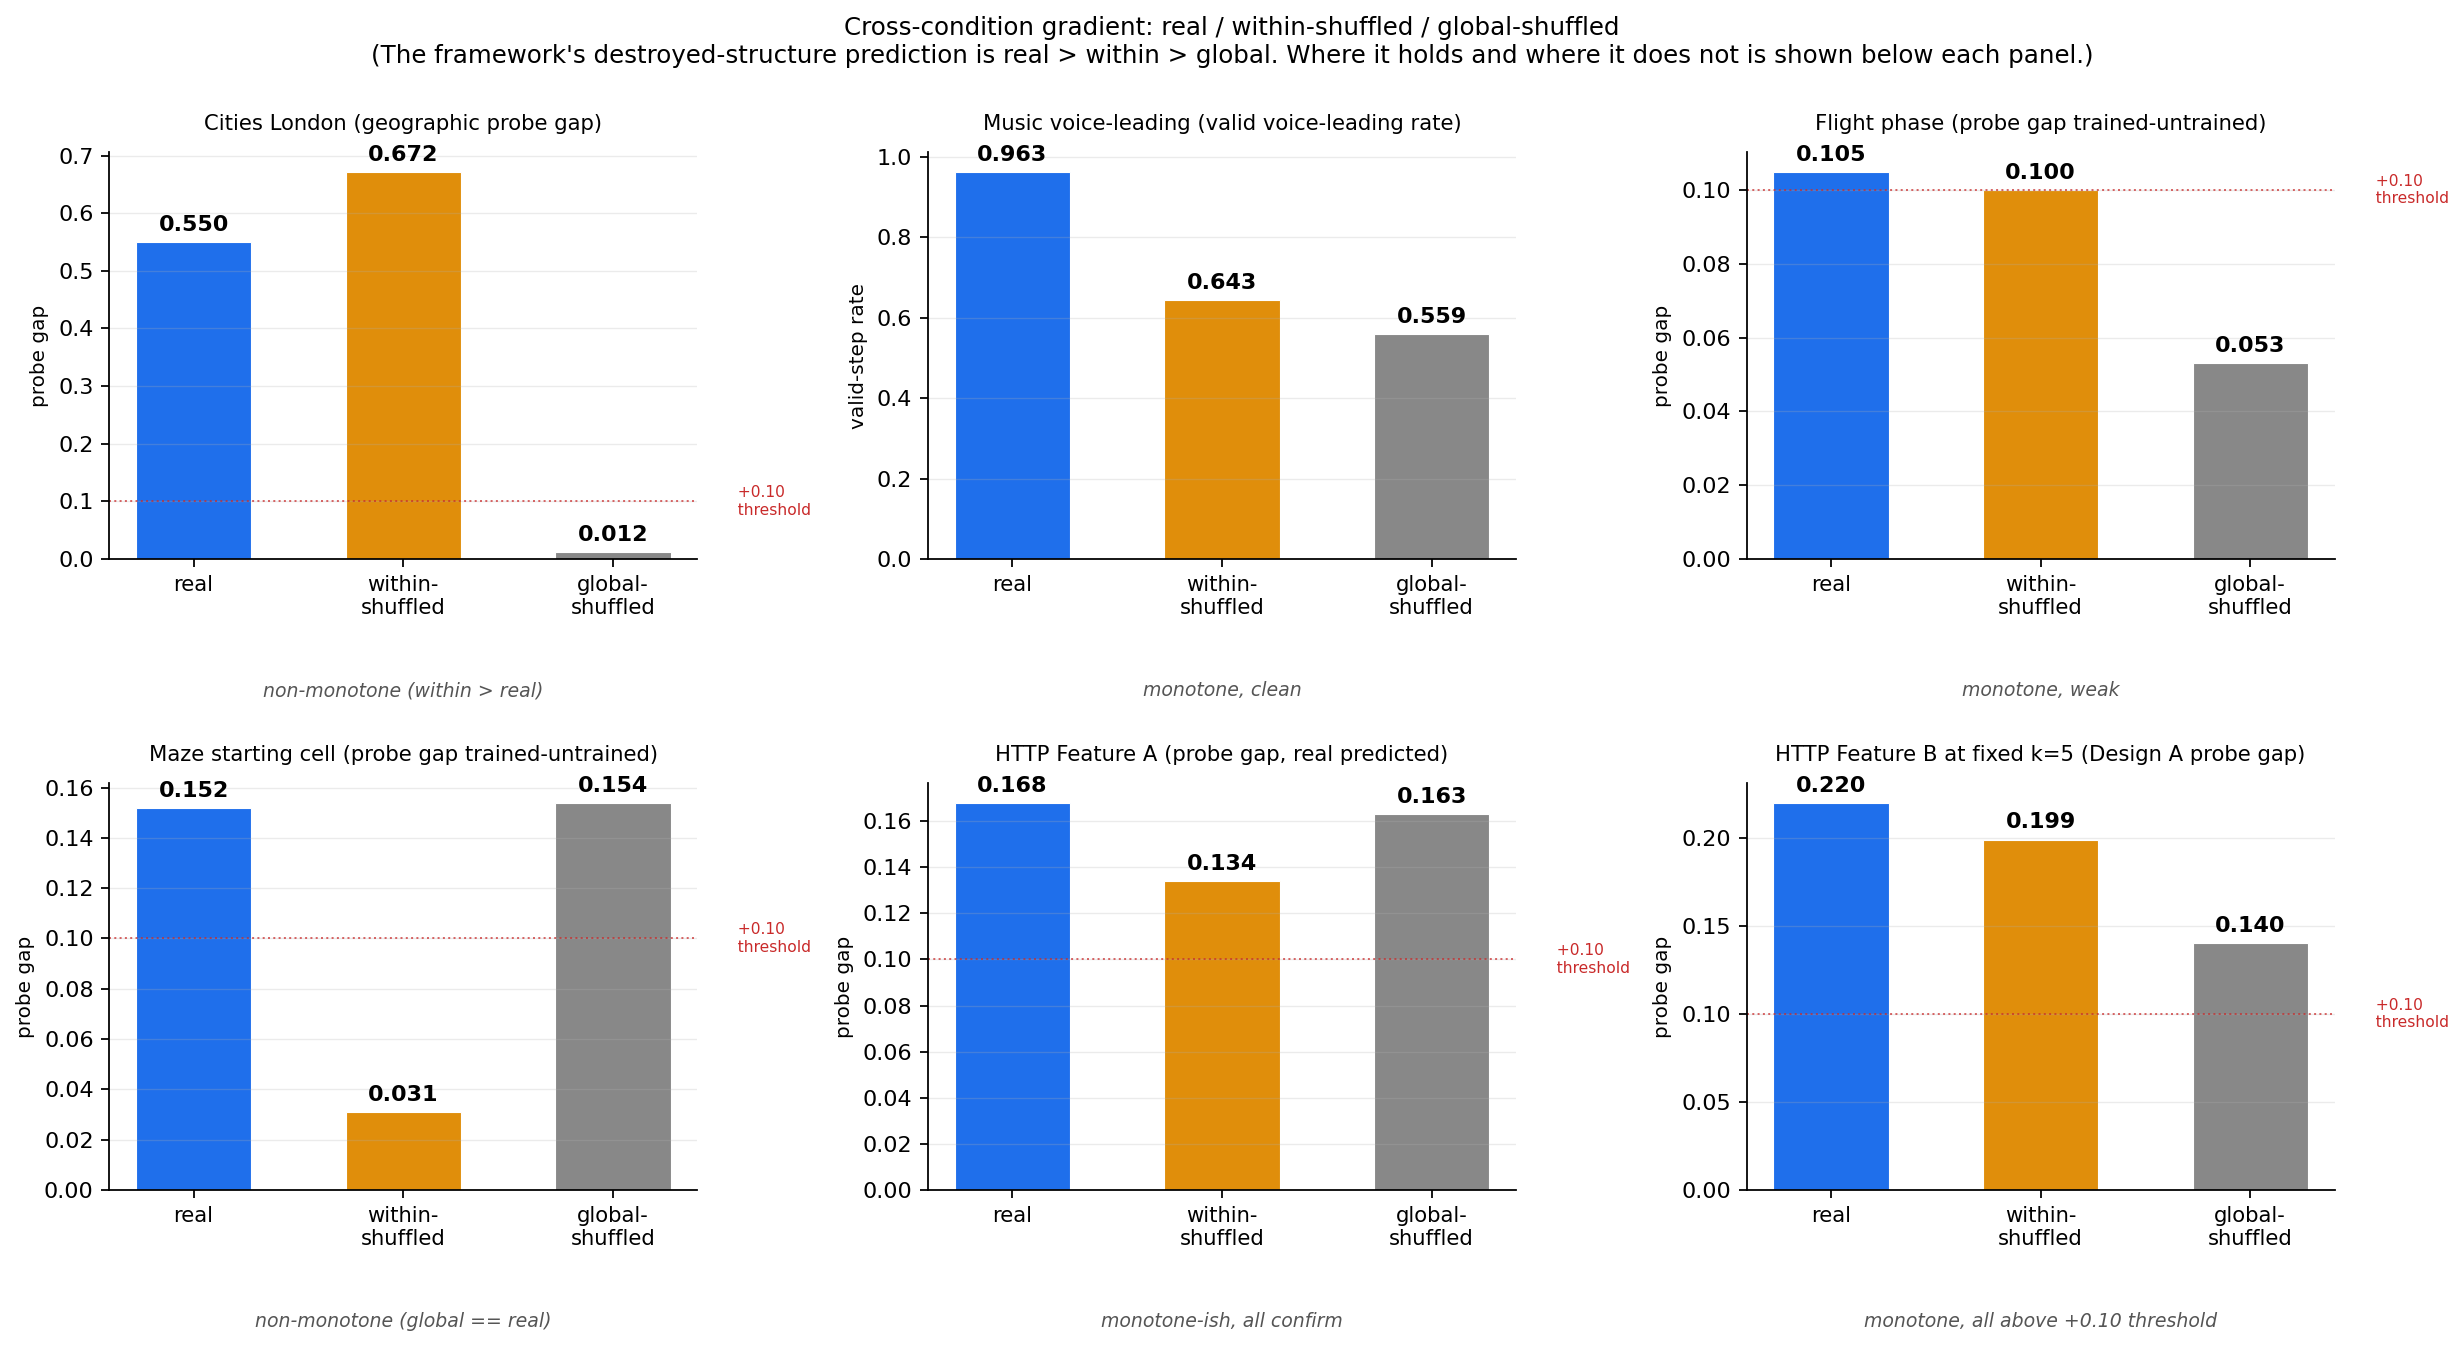

Recreate this plot in Python.
"""
Figure 4: Cross-condition gradient bars.

For each (domain, feature) we show the encoding gap under the three
destroyed-structure conditions (real, within-shuffled, global-shuffled).
The expected pattern under the destroyed-structure prediction is
real > within > global. The figure shows where this prediction holds and
where it does not.

Generates figures/04_cross_condition_gradient.png.
"""
import matplotlib.pyplot as plt
import numpy as np
from pathlib import Path

HERE = Path(__file__).resolve().parent

# Each entry: (label, [real, within, global], metric, note)
domains = [
    ("Cities London (geographic probe gap)",
     [0.550, 0.672, 0.012], "probe gap",
     "non-monotone (within > real)"),

    ("Music voice-leading (valid voice-leading rate)",
     [0.9625, 0.6433, 0.5591], "valid-step rate",
     "monotone, clean"),

    ("Flight phase (probe gap trained-untrained)",
     [0.105, 0.100, 0.053], "probe gap",
     "monotone, weak"),

    ("Maze starting cell (probe gap trained-untrained)",
     [0.152, 0.031, 0.154], "probe gap",
     "non-monotone (global == real)"),

    ("HTTP Feature A (probe gap, real predicted)",
     [0.168, 0.134, 0.163], "probe gap",
     "monotone-ish, all confirm"),

    ("HTTP Feature B at fixed k=5 (Design A probe gap)",
     [0.220, 0.199, 0.140], "probe gap",
     "monotone, all above +0.10 threshold"),
]

n = len(domains)
fig, axes = plt.subplots(2, 3, figsize=(15.5, 8.5))
axes = axes.flatten()

condition_labels = ["real", "within-\nshuffled", "global-\nshuffled"]
condition_colors = ["#1f6feb", "#e08e0b", "#888"]

for i, (label, vals, metric, note) in enumerate(domains):
    ax = axes[i]
    xs = np.arange(3)
    bars = ax.bar(xs, vals, color=condition_colors, width=0.55,
                  edgecolor="white", linewidth=0.5)

    for bar, v in zip(bars, vals):
        ax.annotate(f"{v:.3f}",
                    xy=(bar.get_x() + bar.get_width() / 2, v),
                    xytext=(0, 5), textcoords="offset points",
                    ha="center", fontsize=10, fontweight="bold")

    # Add threshold line for probe gaps where +0.10 is the typical
    # null/encoding threshold or pre-registered falsifier
    if "probe gap" in metric:
        ax.axhline(0.10, color="#c92a2a", linewidth=0.9,
                   linestyle=":", alpha=0.7)
        ax.text(2.55, 0.10, "  +0.10\n  threshold",
                color="#c92a2a", fontsize=7, va="center", ha="left")

    ax.set_xticks(xs)
    ax.set_xticklabels(condition_labels, fontsize=9.5)
    ax.set_title(label, fontsize=9.5, pad=10)
    ax.set_ylabel(metric, fontsize=9)
    ax.grid(True, axis="y", alpha=0.25, linewidth=0.6)
    for spine in ("top", "right"):
        ax.spines[spine].set_visible(False)

    # Bottom note
    ax.text(0.5, -0.30, note, transform=ax.transAxes,
            ha="center", va="top", fontsize=8.5,
            style="italic", color="#555")

fig.suptitle(
    "Cross-condition gradient: real / within-shuffled / global-shuffled\n"
    "(The framework's destroyed-structure prediction is real > within > global. "
    "Where it holds and where it does not is shown below each panel.)",
    fontsize=11, y=1.00,
)
fig.tight_layout()

out = HERE / "04_cross_condition_gradient.png"
fig.savefig(out, dpi=160, bbox_inches="tight", facecolor="white")
print(f"saved {out}")
